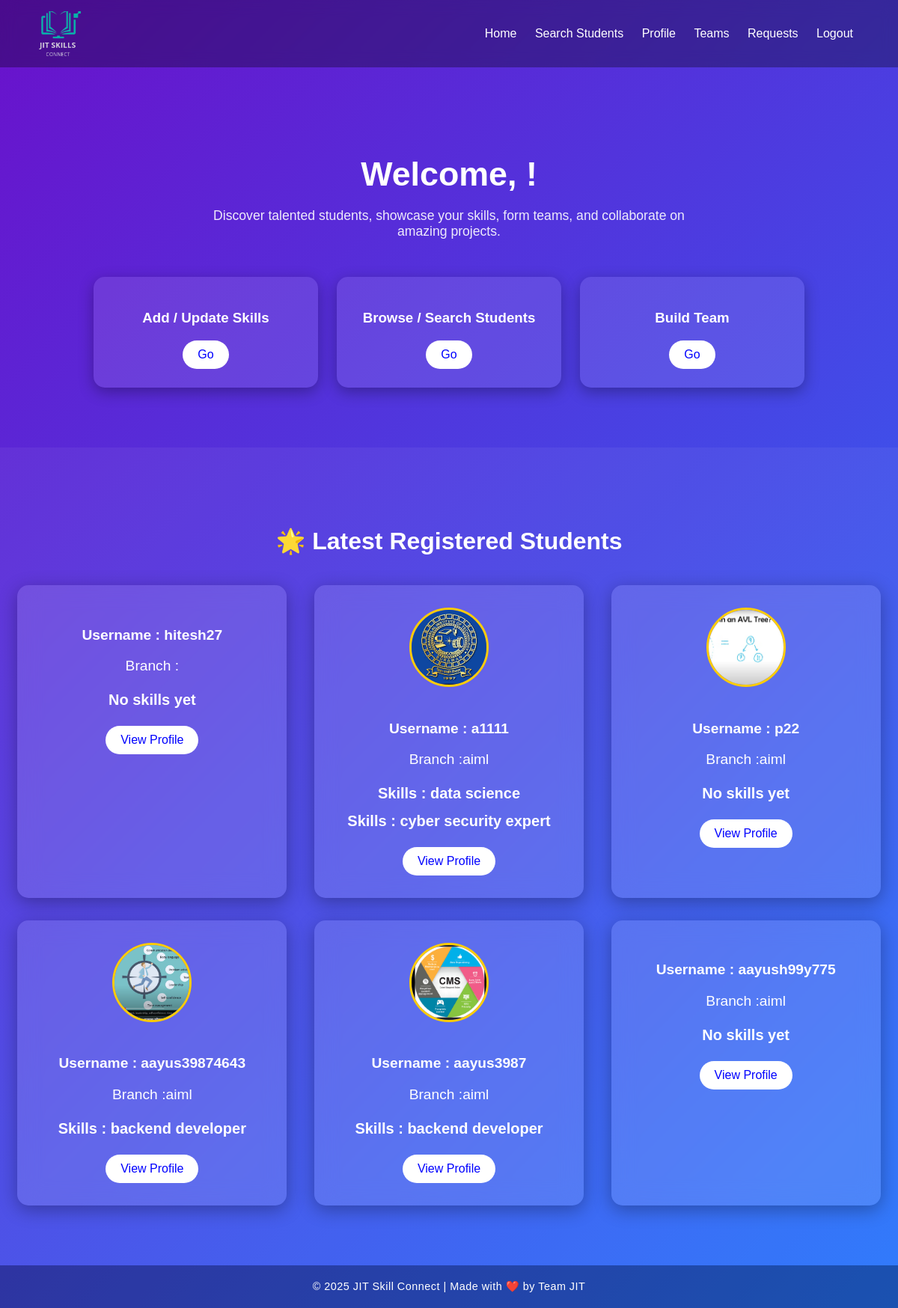
/dashboard/, run on the app's committed database.
### jit/models.py (models this page shows, shortened)
class StudentProfile(models.Model):
    user = models.OneToOneField(User, on_delete=models.CASCADE)
    branch = models.CharField(max_length=100)
    contact = models.CharField(max_length=15)
    skills = models.ManyToManyField(Skill, blank=True)
    languages = models.CharField(max_length=200, blank=True)  # e.g., Python, C++, Java
    achievements = models.TextField(blank=True)
    resume = models.FileField(upload_to='resumes/', blank=True, null=True)  # PDF resume
    profile_photo = models.ImageField(upload_to='profile_photos/', blank=True, null=True)

class Skill(models.Model):
    name = models.CharField(max_length=50, unique=True)

### jit/views.py (the view)
# urls.py: path('dashboard/', views.dashboard, name='dashboard'),
def dashboard(request):
    latest_students = StudentProfile.objects.order_by('-id')[:6]
    teams = Team.objects.all()  # Get all teams
    return render(request, 'dashboard.html', {'latest_students': latest_students,'teams': teams})

### jit/templates/dashboard.html (shortened to what this page needs)
<!DOCTYPE html>
<html lang="en">
{% load static %}
<head>
    <link rel="stylesheet" href="{% static 'css/dashboard.css' %}">
</head>
<body>
    <nav class="navbar">
<img src="{% static 'images/new_logo.png' %}" alt="no imag ">
        <div class="nav-links">
            <a href="{% url 'dashboard' %}">Home</a>
            <a href="{% url 'search_students' %}">Search Students</a>
            <a href="{% url 'my_profile' %}">Profile</a>
            <a href="{% url 'my_teams' %}">Teams</a>
            <a href="{% url 'invitations_list' %}">Requests</a>
            <a href="{% url 'logout' %}">Logout</a>
        </div>
    </nav>
    <section id="hero">
        <h1>Welcome, {{ request.user.username }}!</h1>
        <p>
            Discover talented students, showcase your skills, form teams, and collaborate on amazing projects.
        </p>
        <div class="feature-cards">
            <div class="card">
                <h3>Add / Update Skills</h3>
                <a href="{% url 'add_skills' %}" class="btn btn-register">Go</a>
            </div>
            <div class="card">
                <h3>Browse / Search Students</h3>
                <a href="{% url 'search_students' %}" class="btn btn-register">Go</a>
            </div>
            <div class="card">
                <h3>Build Team</h3>
                <a href="{% url 'my_teams' %}" class="btn btn-register">Go</a>
            </div>
        </div>
    </section>
    <section id="featured">
        <h2>🌟 Latest Registered Students</h2>
        <div class="feature-cards students-grid">
            {% for student in latest_students %}
                <div class="student-card">
                    {% if student.profile_photo %}
                        <img src="{{ student.profile_photo.url }}" alt="{{ student.user.username }}">
                    {% endif %}
                    <h4>Username : {{ student.user.username }}</h4>
                    <p class="branch"> Branch :{{ student.branch }}</p>
                    <p class="skills">
                        {% for skill in student.skills.all %}
                            <span> Skills : {{ skill.name }}</span>
                        {% empty %}
                            <span>No skills yet</span>
                        {% endfor %}
                    </p>
                    <a href="{% url 'profile_detail' student.id %}" class="btn btn-login">View Profile</a>
                </div>
            {% empty %}
                <p>No students registered yet.</p>
            {% endfor %}
        </div>
    </section>
    <footer>
        © 2025 JIT Skill Connect | Made with ❤️ by Team JIT
    </footer>
</body>
</html>

### jit/static/css/dashboard.css (style rules this page uses)
body { margin: 0; font-family: 'Poppins', sans-serif; background: linear-gradient(135deg, #6a11cb, #2575fc); color: white; }
.navbar { display: flex; justify-content: space-between; align-items: center; padding: 15px 50px; background: rgba(0, 0, 0, 0.3); backdrop-filter: blur(10px); position: sticky; top: 0; z-index: 10; }
.nav-links a { margin: 0 10px; text-decoration: none; color: white; transition: 0.3s; }
#hero { text-align: center; padding: 80px 20px; }
#hero h1 { font-size: 2.8rem; margin-bottom: 20px; }
#hero p { font-size: 1.1rem; max-width: 700px; margin: 0 auto 50px; opacity: 0.9; }
.feature-cards { display: flex; flex-wrap: wrap; justify-content: center; gap: 25px; }
.card { background: rgba(255, 255, 255, 0.1); padding: 25px; border-radius: 15px; width: 250px; text-align: center; box-shadow: 0 6px 20px rgba(0, 0, 0, 0.3); transition: 0.3s ease; }
.btn { display: inline-block; padding: 10px 20px; border-radius: 25px; text-decoration: none; font-weight: 500; color: white; transition: 0.3s; }
.btn-register { background:white; color: blue; }
.btn-login { background:white; color: blue; }
#featured { padding: 80px 20px; text-align: center; background: rgba(255, 255, 255, 0.05); }
#featured h2 { font-size: 2rem; margin-bottom: 40px; }
.students-grid { display: grid; grid-template-columns: repeat(auto-fit, minmax(280px, 1fr)); gap: 30px; justify-items: center; }
.student-card { background: rgba(255, 255, 255, 0.12); backdrop-filter: blur(15px); border-radius: 15px; padding: 30px; width: 300px; text-align: center; transition: 0.3s ease; box-shadow: 0 6px 25px rgba(0, 0, 0, 0.3); }
.student-card img { width: 100px; height: 100px; border-radius: 50%; object-fit: cover; margin-bottom: 15px; border: 3px solid #ffcc00; }
.student-card h4 { margin-bottom: 5px; font-size: 1.2rem; }
.student-card .branch { font-size: 1.2rem; color:white; margin-bottom: 10px; }
.student-card .skills span { display: inline-block; color:white; font-weight: 600; font-size: 20px; border-radius: 15px; padding: 5px 10px; margin: 2px; }
footer { text-align: center; padding: 20px; background: rgba(0, 0, 0, 0.3); font-size: 0.9rem; letter-spacing: 0.5px; }
img { height:60px; width: 60px; object-fit: cover; image-resolution: calc(); }

### data on the page
StudentProfile: user.username "hitesh27"
StudentProfile: profile_photo (picture), user.username "a1111", branch "aiml"
Skill: name "data science"
Skill: name "cyber security expert"
StudentProfile: profile_photo (picture), user.username "p22", branch "aiml"
StudentProfile: profile_photo (picture), user.username "aayus39874643", branch "aiml"
Skill: name "backend developer"
StudentProfile: profile_photo (picture), user.username "aayus3987", branch "aiml"
StudentProfile: user.username "aayush99y775", branch "aiml"
